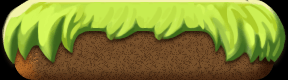

The image is a tile-based game level rendered from a .tmx file. Its description and complete source (layers, tilesets, objects, tile grids) follow:
An orthogonal 6x5 tile map with 48x16 px tiles, 1 tile layer (Tile Layer 1) and 1 object.

<map version="1.0" orientation="orthogonal" renderorder="right-down" width="6" height="5" tilewidth="48" tileheight="16" nextobjectid="2">
 <tileset firstgid="1" name="ground" tilewidth="48" tileheight="80" tilecount="5" columns="5">
  <image source="ground.png" width="240" height="80" />
 </tileset>
 <layer name="Tile Layer 1" width="6" height="5">
  <data>
   <tile gid="0" />
   <tile gid="0" />
   <tile gid="0" />
   <tile gid="0" />
   <tile gid="0" />
   <tile gid="0" />
   <tile gid="0" />
   <tile gid="0" />
   <tile gid="0" />
   <tile gid="0" />
   <tile gid="0" />
   <tile gid="0" />
   <tile gid="0" />
   <tile gid="0" />
   <tile gid="0" />
   <tile gid="0" />
   <tile gid="0" />
   <tile gid="0" />
   <tile gid="0" />
   <tile gid="0" />
   <tile gid="0" />
   <tile gid="0" />
   <tile gid="0" />
   <tile gid="0" />
   <tile gid="1" />
   <tile gid="2" />
   <tile gid="3" />
   <tile gid="3" />
   <tile gid="4" />
   <tile gid="5" />
  </data>
 </layer>
 <objectgroup name="Object Layer 1" visible="0">
  <object id="1" x="0" y="0" width="288" height="32" />
 </objectgroup>
 <objectgroup name="Object Layer 2" />
</map>